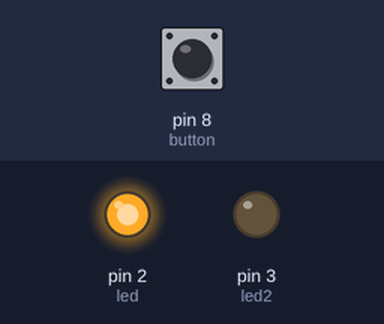
Simulated run of this sketch. Board: Arduino Uno, built with avr-gcc and run on an emulated ATmega328P. Shown: output pins drawn as LEDs (lit = HIGH). The test bench sets the inputs (shaded band); at power-on: pin 8 (button) HIGH.

Above: at 1.2 s.
1.3 s: pin 8 (button) pulled LOW for 0.15 s
At 1.37 s:
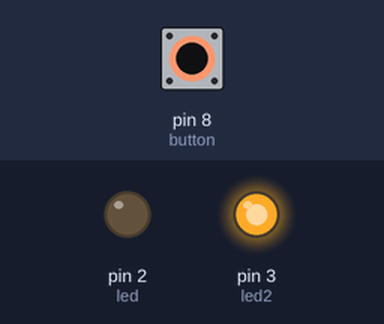
2.9 s: pin 8 (button) pulled LOW for 3.2 s
At 6.8 s:
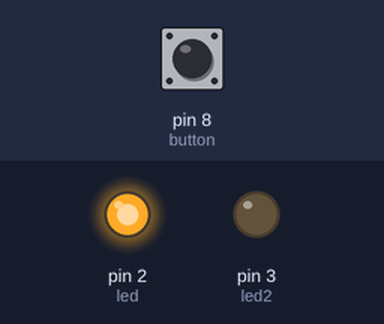
Timing chart, 0 to 8.3 s (numbered marks = the images above; inputs shaded):
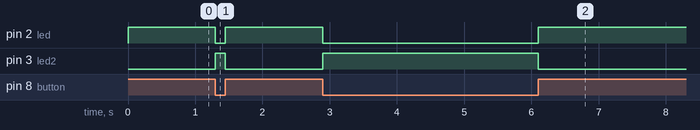

Measured:
- after the input at 1.3 s, pin 2 (led): HIGH → LOW at once, → HIGH 0.15 s later; pin 3 (led2): LOW → HIGH at once, → LOW 0.15 s later
- after the input at 2.9 s, pin 2 (led): HIGH → LOW at once, → HIGH 3.2 s later; pin 3 (led2): LOW → HIGH at once, → LOW 3.2 s later

The sketch:

Ex_9.ino
```cpp
/*
 *  IFSP - Registro - ALP
 *  Algorítmo Controle dois leds a partir de um botão de pressão - 09
 *
 *  Responsável: Thiago Ramos && Vitor Yuiti
 *
 *  Data: 15/08/2017.
 */

 int led = 2;
 int led2 = 3;
 int button = 8;
 int valorEntrada = 0;
void setup() {

  pinMode(led, OUTPUT);
  pinMode(led2, OUTPUT);
  pinMode(button,INPUT_PULLUP);

}

void loop() {

  valorEntrada = digitalRead(button);
  if (valorEntrada == LOW){
    digitalWrite(led, LOW);
    digitalWrite(led2, HIGH);
  }
  else{
    digitalWrite(led,HIGH);
    digitalWrite(led2, LOW);
  }

}
```
